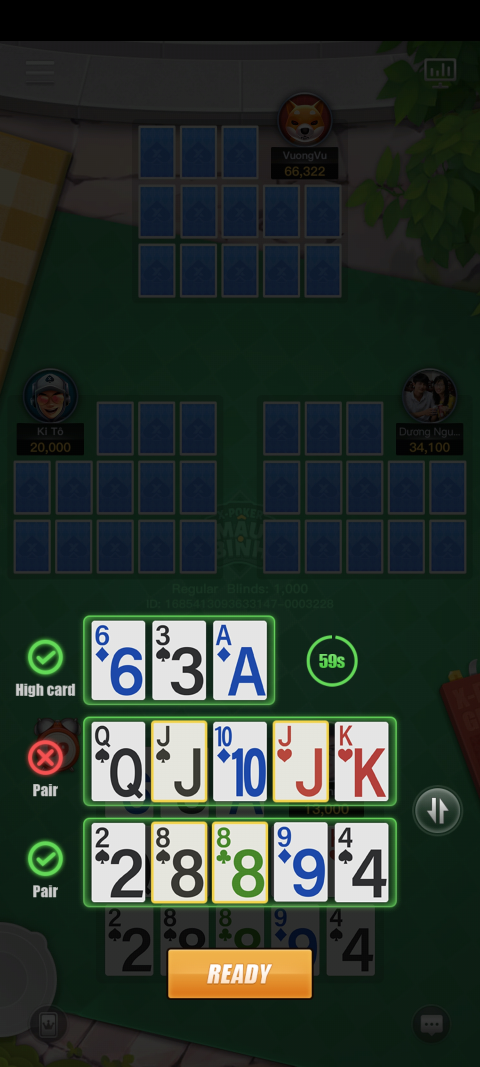
#> input picture screenshot4.jpg, 1440 x 3200 px (shown at 1/3 size)
$ python main.py
#> lines starting #> are read from the running program, lines starting #| are printed output that depends on the picture; after the words box and inside, x2 and y2 are one past the last pixel; in counts of white or black regions, pixels touching at a corner belong together
### Cards.py
############## Playing Card Detector Functions ###############
#
# Author: Evan Juras
# Date: 9/5/17
# Description: Functions and classes for CardDetector.py that perform
# various steps of the card detection algorithm


# Import necessary packages
import random
import string
import os
import numpy as np
import cv2


def custom_round(x, base=5):
    return base * round(x / base)


### Constants ###

# Adaptive threshold levels
BKG_THRESH = 60
CARD_THRESH = 30

# Width and height of card corner, where rank and suit are
CORNER_WIDTH = 72
CORNER_HEIGHT = 160

# Dimensions of rank train images
RANK_WIDTH = 70
RANK_HEIGHT = 125

# Dimensions of suit train images
SUIT_WIDTH = 70
SUIT_HEIGHT = 100

RANK_DIFF_MAX = 2000
SUIT_DIFF_MAX = 700

CARD_MAX_AREA = 120000
CARD_MIN_AREA = 25000

font = cv2.FONT_HERSHEY_SIMPLEX


### Structures to hold query card and train card information ###

# [17 lines left out: function saveImg, not called in this run]


class Query_card:
    """Structure to store information about query cards in the camera image."""

    def __init__(self):
        self.contour = []  # Contour of card
        self.width, self.height = 0, 0  # Width and height of card
        self.corner_pts = []  # Corner points of card
        self.center = []  # Center point of card
        self.warp = []  # 200x300, flattened, grayed, blurred image
        self.rank_img = []  # Thresholded, sized image of card's rank
        self.suit_img = []  # Thresholded, sized image of card's suit
        self.best_rank_match = "Unknown"  # Best matched rank
        self.best_suit_match = "Unknown"  # Best matched suit
        self.rank_diff = 0  # Difference between rank image and best matched train rank image
        self.suit_diff = 0  # Difference between suit image and best matched train suit image


class Train_ranks:
    """Structure to store information about train rank images."""

    def __init__(self):
        self.img = []  # Thresholded, sized rank image loaded from hard drive
        self.name = "Placeholder"


class Train_suits:
    """Structure to store information about train suit images."""

    def __init__(self):
        self.img = []  # Thresholded, sized suit image loaded from hard drive
        self.name = "Placeholder"


### Functions ###
def load_ranks(filepath):
    """Loads rank images from directory specified by filepath. Stores
    them in a list of Train_ranks objects."""

    train_ranks = []
    i = 0

    for Rank in ['A', '2', '3', '4', '5', '6', '7',
                 '8', '9', '10', 'J', 'Q', 'K']:
        train_ranks.append(Train_ranks())
        train_ranks[i].name = Rank
        filename = Rank + '.jpg'
        train_ranks[i].img = cv2.imread(filepath + filename, cv2.IMREAD_GRAYSCALE)
        i = i + 1

    return train_ranks


def load_suits(filepath):
    """Loads suit images from directory specified by filepath. Stores
    them in a list of Train_suits objects."""

    train_suits = []
    i = 0

    for Suit in ['S', 'D', 'C', 'H']:
        train_suits.append(Train_suits())
        train_suits[i].name = Suit
        filename = Suit + '.jpg'
        train_suits[i].img = cv2.imread(filepath + filename, cv2.IMREAD_GRAYSCALE)
        i = i + 1

    return train_suits


# [65 lines left out: functions preprocess_image, find_cards, not called in this run]


def preprocess_card(contour, image):
    """Uses contour to find information about the query card. Isolates rank
    and suit images from the card."""

    # Initialize new Query_card object
    qCard = Query_card()

    qCard.contour = contour

    # Find width and height of card's bounding rectangle
    x, y, w, h = cv2.boundingRect(contour)
    qCard.width, qCard.height = w, h

    # Find center point of card by taking x and y average of the four corners.
    cent_x = int(x + w / 2)
    cent_y = int(y + h / 2)
    qCard.center = [cent_x, cent_y]

    # Crop the image using the coordinates
    cropped_image = image[y:y + h, x:x + w]

    # Resize the cropped image to 200x300 pixels
    resized_image = cv2.resize(cropped_image, (200, 300))

    qCard.warp = cv2.cvtColor(resized_image, cv2.COLOR_BGR2GRAY)
    # Grab corner of warped card image and do a 4x zoom
    # Qcorner = qCard.warp[0:CORNER_HEIGHT, 0:CORNER_WIDTH]
    Qcorner = qCard.warp[0:CORNER_HEIGHT, 0:CORNER_WIDTH]
    Qcorner_zoom = cv2.resize(Qcorner, (0, 0), fx=4, fy=4)

    # Sample known white pixel intensity to determine good threshold level
    white_level = Qcorner_zoom[15, int((CORNER_WIDTH * 4) / 2)]
    thresh_level = white_level - CARD_THRESH
    if (thresh_level <= 0):
        thresh_level = 1
    retval, query_thresh = cv2.threshold(Qcorner_zoom, thresh_level, 255, cv2.THRESH_BINARY_INV)

    # Split into top and bottom half (top shows rank, bottom shows suit)
    Qrank = query_thresh[40:385, 0:]
    Qsuit = query_thresh[385:, 0:]

    # Find rank contour and bounding rectangle, isolate and find the largest contour
    Qrank_cnts, hier = cv2.findContours(Qrank, cv2.RETR_TREE, cv2.CHAIN_APPROX_SIMPLE)
    Qrank_cnts = sorted(Qrank_cnts, key=cv2.contourArea, reverse=True)

    # Find bounding rectangle for largest contour, use it to resize query rank
    # image to match dimensions of the train rank image
    if len(Qrank_cnts) != 0:
        x1, y1, w1, h1 = cv2.boundingRect(Qrank_cnts[0])
        Qrank_roi = Qrank[y1:y1 + h1, x1:x1 + w1]
        Qrank_sized = cv2.resize(Qrank_roi, (RANK_WIDTH, RANK_HEIGHT), 0, 0)
        qCard.rank_img = Qrank_sized
        # saveImg(qCard.rank_img)

    # Find suit contour and bounding rectangle, isolate and find
    Qsuit_cnts, hier = cv2.findContours(Qsuit, cv2.RETR_TREE, cv2.CHAIN_APPROX_SIMPLE)
    Qsuit_cnts = sorted(Qsuit_cnts, key=cv2.contourArea, reverse=True)

    # Find bounding rectangle for largest contour, use it to resize query suit
    # image to match dimensions of the train suit image
    if len(Qsuit_cnts) != 0:
        x2, y2, w2, h2 = cv2.boundingRect(Qsuit_cnts[0])
        Qsuit_roi = Qsuit[y2:y2 + h2, x2:x2 + w2]
        Qsuit_sized = cv2.resize(Qsuit_roi, (SUIT_WIDTH, SUIT_HEIGHT), 0, 0)
        qCard.suit_img = Qsuit_sized
        # saveImg(qCard.suit_img)

    return qCard


def match_card(qCard, train_ranks, train_suits):
    """Finds best rank and suit matches for the query card. Differences
    the query card rank and suit images with the train rank and suit images.
    The best match is the rank or suit image that has the least difference."""

    best_rank_match_diff = 10000
    best_suit_match_diff = 10000
    best_rank_match_name = "Unknown"
    best_suit_match_name = "Unknown"
    i = 0

    # If no contours were found in query card in preprocess_card function,
    # the img size is zero, so skip the differencing process
    # (card will be left as Unknown)
    if (len(qCard.rank_img) != 0) and (len(qCard.suit_img) != 0):

        # Difference the query card rank image from each of the train rank images,
        # and store the result with the least difference
        for Trank in train_ranks:
            diff_img = cv2.absdiff(qCard.rank_img, Trank.img)
            rank_diff = int(np.sum(diff_img) / 255)

            if rank_diff < best_rank_match_diff:
                best_rank_diff_img = diff_img
                best_rank_match_diff = rank_diff
                best_rank_name = Trank.name

        # Same process with suit images
        for Tsuit in train_suits:

            diff_img = cv2.absdiff(qCard.suit_img, Tsuit.img)
            suit_diff = int(np.sum(diff_img) / 255)

            if suit_diff < best_suit_match_diff:
                best_suit_diff_img = diff_img
                best_suit_match_diff = suit_diff
                best_suit_name = Tsuit.name

    # Combine best rank match and best suit match to get query card's identity.
    # If the best matches have too high of a difference value, card identity
    # is still Unknown
    if (best_rank_match_diff < RANK_DIFF_MAX):
        best_rank_match_name = best_rank_name

    if (best_suit_match_diff < SUIT_DIFF_MAX):
        best_suit_match_name = best_suit_name

    # Return the identiy of the card and the quality of the suit and rank match
    return best_rank_match_name, best_suit_match_name, best_rank_match_diff, best_suit_match_diff


# [92 lines left out: functions draw_results, flattener, not called in this run]

### main.py
# should use opencv-python==4.5.5.62
import cv2
import os

import Cards


class MainThread:
    # sort the cards base on y and x of list tuple card (x, y, name)
    def sort_cards(self, cards):
        return sorted(cards, key=lambda card: (card[1], card[0]))
        return cards

    def run(self):
        # Load the screenshot image
        screenshot = cv2.imread('screenshot4.jpg')
#> screenshot is the input picture: shape (3200, 1440, 3); mean B, G, R 46.6, 54, 43.6
        # Load the train rank and suit images
        path = os.path.dirname(os.path.abspath(__file__))
        train_ranks = Cards.load_ranks(path + '/images/')
#> in load_ranks, `i = i + 1`: i = 1
#> train_ranks = 13 items
        train_suits = Cards.load_suits(path + '/images/')
#> in load_suits, `i = i + 1`: i = 1
#> train_suits = 4 items

        # Convert the screenshot to grayscale
        gray = cv2.cvtColor(screenshot, cv2.COLOR_BGR2GRAY)
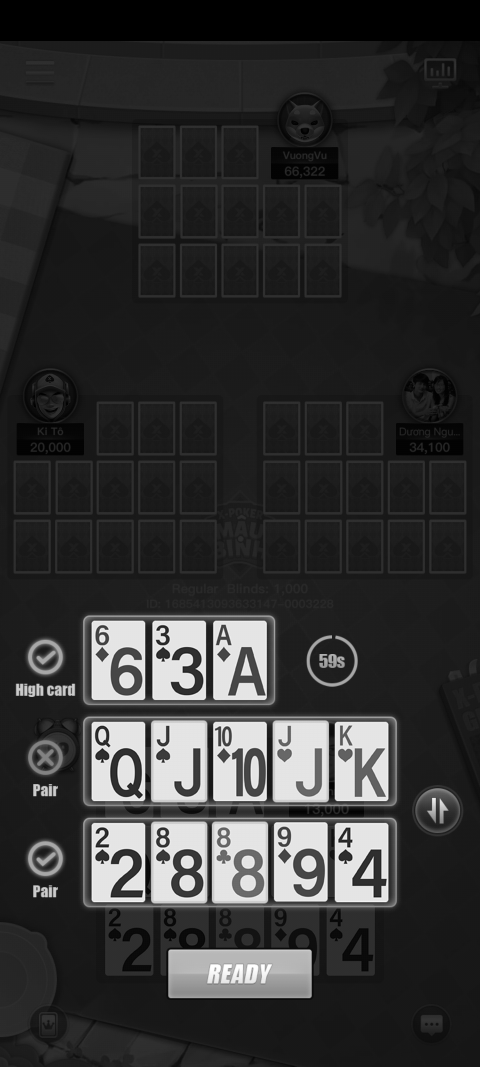
#> gray: shape (3200, 1440) (shown at 1/3 size); min 0, max 255, mean 50

        # Apply a blur to reduce noise
        blurred = cv2.GaussianBlur(gray, (5, 5), 0)

        # Perform edge detection
        edges = cv2.Canny(blurred, 50, 150)
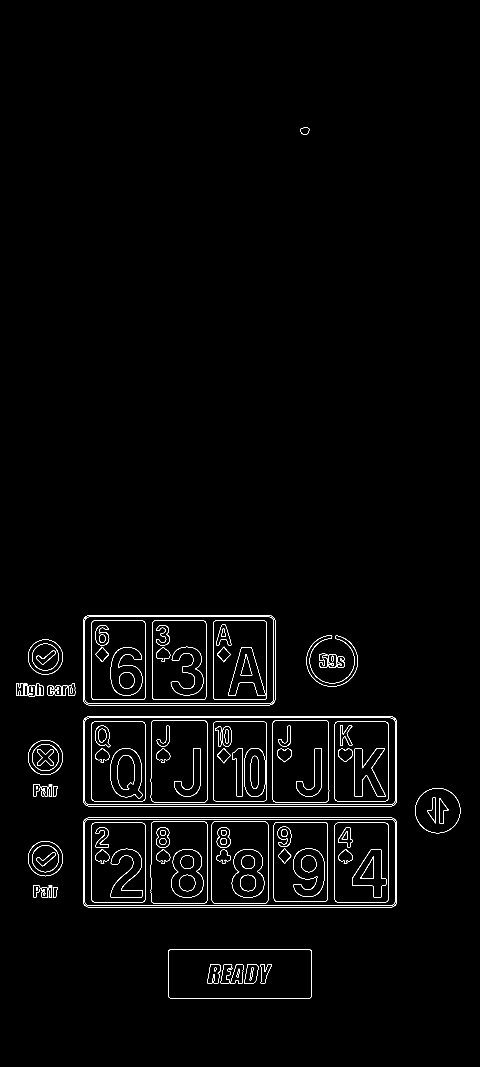
#> edges: shape (3200, 1440) (shown at 1/3 size); 1.1% white in thin lines or dots, all inside (x1, y1, x2, y2) = (48, 383, 1381, 2995)
        cv2.imshow('edges', edges)

        # Find contours in the edge map
        # cv2.RETR_EXTERNAL for EXTERNAL
        contours, _ = cv2.findContours(edges, cv2.RETR_TREE, cv2.CHAIN_APPROX_SIMPLE)
#> contours = 255 contours, 22 with area under 20; largest, box (x1, y1, x2, y2) and area: (249, 2149, 1191, 2420) 252834, (249, 2149, 1191, 2420) 252799, (249, 2452, 1191, 2723) 252392, (249, 2452, 1191, 2723) 252358, (253, 2153, 1187, 2415) 243278

        # Filter contours based on area and aspect ratio to isolate card regions
        min_card_area = 30000
        max_card_area = 44000
        min_aspect_ratio = 0.5
        max_aspect_ratio = 0.8

        card_contours = []
        cards = []
        result = []
        k = 0
        for contour in contours:
            area = cv2.contourArea(contour)
            # w = 162, h = 239
            x, y, w, h = cv2.boundingRect(contour)
            aspect_ratio = float(w) / h

            if min_card_area < area < max_card_area and min_aspect_ratio < aspect_ratio < max_aspect_ratio:
                # Check if the x, y exists in the array
                exists = any(
                    cv2.boundingRect(card_contour)[0] == x and cv2.boundingRect(card_contour)[1] == y for card_contour
                    in card_contours)
                if exists:
                    continue
                card_contours.append(contour)
                cards.append(Cards.preprocess_card(contour, screenshot))
                # Find the best rank and suit match for the card.
                cards[k].best_rank_match, cards[k].best_suit_match, cards[k].rank_diff, cards[
                    k].suit_diff = Cards.match_card(
                    cards[k], train_ranks, train_suits)

                # Draw center point and match result on the image.
                item = Cards.draw_results(screenshot, cards[k])
                result.append(item)
                k = k + 1
#> this loop made 41 passes
#> (area, aspect_ratio, exists) on pass 41: (38239, 0.678, False)
#> (area, aspect_ratio) on passes 1, 2, 4, 5, 6, 7: (62861, 2.94), (62846, 2.94), (1021.5, 0.586), (998.5, 0.586), (1888, 0.741), (1877, 0.741)
#> after the loop, card_contours = 1 contour; box (x1, y1, x2, y2) and area: (1004, 2468, 1166, 2707) 38239; cards = 1 item; k = 0; result = []

        # [11 lines of commented-out code are left out]
        print(result)
        print(self.sort_cards(result))


#> (the run stopped early here; a loop or call above may not have finished)
